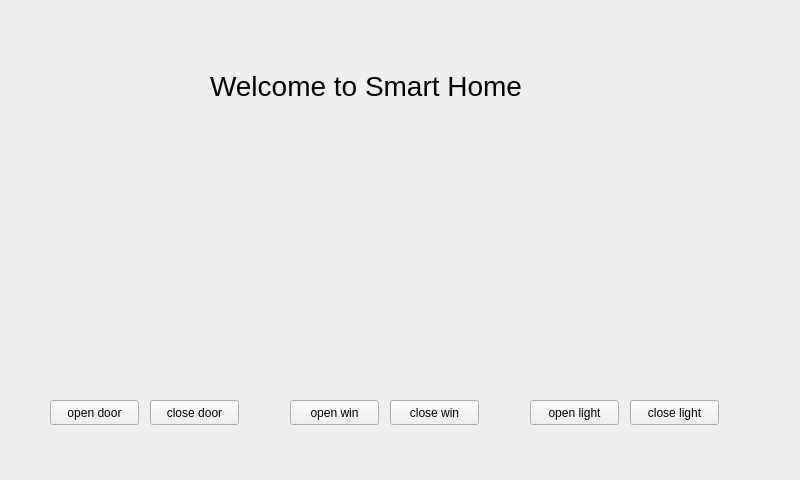
<?xml version="1.0" encoding="UTF-8"?>
<ui version="4.0">
 <class>MainWindow</class>
 <widget class="QMainWindow" name="MainWindow">
  <property name="geometry">
   <rect>
    <x>0</x>
    <y>0</y>
    <width>800</width>
    <height>480</height>
   </rect>
  </property>
  <property name="windowTitle">
   <string>MainWindow</string>
  </property>
  <widget class="QWidget" name="centralWidget">
   <widget class="QStackedWidget" name="stackedWidget">
    <property name="geometry">
     <rect>
      <x>0</x>
      <y>0</y>
      <width>800</width>
      <height>480</height>
     </rect>
    </property>
    <property name="currentIndex">
     <number>1</number>
    </property>
    <widget class="QWidget" name="page">
     <property name="styleSheet">
      <string notr="true">QWidget#page
{
   background-image:url(&quot;:/pic/背景.jpg&quot;)
}</string>
     </property>
     <widget class="QLineEdit" name="edit_user">
      <property name="geometry">
       <rect>
        <x>330</x>
        <y>190</y>
        <width>161</width>
        <height>31</height>
       </rect>
      </property>
     </widget>
     <widget class="QLineEdit" name="edit_pwd">
      <property name="geometry">
       <rect>
        <x>330</x>
        <y>260</y>
        <width>161</width>
        <height>31</height>
       </rect>
      </property>
      <property name="echoMode">
       <enum>QLineEdit::Password</enum>
      </property>
     </widget>
     <widget class="QLabel" name="title">
      <property name="geometry">
       <rect>
        <x>200</x>
        <y>50</y>
        <width>351</width>
        <height>71</height>
       </rect>
      </property>
      <property name="font">
       <font>
        <pointsize>21</pointsize>
       </font>
      </property>
      <property name="text">
       <string>Welcome to Smart Home</string>
      </property>
     </widget>
     <widget class="QLabel" name="user">
      <property name="geometry">
       <rect>
        <x>230</x>
        <y>190</y>
        <width>81</width>
        <height>31</height>
       </rect>
      </property>
      <property name="font">
       <font>
        <pointsize>14</pointsize>
       </font>
      </property>
      <property name="text">
       <string>user:</string>
      </property>
     </widget>
     <widget class="QLabel" name="password">
      <property name="geometry">
       <rect>
        <x>220</x>
        <y>260</y>
        <width>101</width>
        <height>31</height>
       </rect>
      </property>
      <property name="font">
       <font>
        <pointsize>14</pointsize>
       </font>
      </property>
      <property name="text">
       <string>password:</string>
      </property>
     </widget>
     <widget class="QPushButton" name="btn_login">
      <property name="geometry">
       <rect>
        <x>230</x>
        <y>350</y>
        <width>90</width>
        <height>30</height>
       </rect>
      </property>
      <property name="text">
       <string>login</string>
      </property>
     </widget>
     <widget class="QPushButton" name="btn_quit">
      <property name="geometry">
       <rect>
        <x>370</x>
        <y>350</y>
        <width>90</width>
        <height>30</height>
       </rect>
      </property>
      <property name="text">
       <string>quit</string>
      </property>
     </widget>
    </widget>
    <widget class="QWidget" name="page_2">
     <property name="styleSheet">
      <string notr="true">QWidget#page_2
{
   background-image:url(&quot;:/pic/绿色背景.jpg&quot;)
}</string>
     </property>
     <widget class="QLabel" name="title_2">
      <property name="geometry">
       <rect>
        <x>210</x>
        <y>50</y>
        <width>351</width>
        <height>71</height>
       </rect>
      </property>
      <property name="font">
       <font>
        <pointsize>21</pointsize>
       </font>
      </property>
      <property name="text">
       <string>Welcome to Smart Home</string>
      </property>
     </widget>
     <widget class="QLabel" name="lb_door">
      <property name="geometry">
       <rect>
        <x>70</x>
        <y>140</y>
        <width>161</width>
        <height>211</height>
       </rect>
      </property>
      <property name="text">
       <string/>
      </property>
      <property name="pixmap">
       <pixmap resource="res.qrc">:/pic/关门.jpg</pixmap>
      </property>
      <property name="scaledContents">
       <bool>true</bool>
      </property>
     </widget>
     <widget class="QLabel" name="lb_win">
      <property name="geometry">
       <rect>
        <x>300</x>
        <y>140</y>
        <width>161</width>
        <height>211</height>
       </rect>
      </property>
      <property name="text">
       <string/>
      </property>
      <property name="pixmap">
       <pixmap resource="res.qrc">:/pic/关窗.jpg</pixmap>
      </property>
      <property name="scaledContents">
       <bool>true</bool>
      </property>
     </widget>
     <widget class="QLabel" name="lb_light">
      <property name="geometry">
       <rect>
        <x>550</x>
        <y>140</y>
        <width>161</width>
        <height>211</height>
       </rect>
      </property>
      <property name="text">
       <string/>
      </property>
      <property name="pixmap">
       <pixmap resource="res.qrc">:/pic/关灯.jpg</pixmap>
      </property>
      <property name="scaledContents">
       <bool>true</bool>
      </property>
     </widget>
     <widget class="QPushButton" name="btnOpenDoor">
      <property name="geometry">
       <rect>
        <x>50</x>
        <y>400</y>
        <width>89</width>
        <height>25</height>
       </rect>
      </property>
      <property name="text">
       <string>open door</string>
      </property>
     </widget>
     <widget class="QPushButton" name="btnCloseDoor">
      <property name="geometry">
       <rect>
        <x>150</x>
        <y>400</y>
        <width>89</width>
        <height>25</height>
       </rect>
      </property>
      <property name="text">
       <string>close door</string>
      </property>
     </widget>
     <widget class="QPushButton" name="btnOpenWin">
      <property name="geometry">
       <rect>
        <x>290</x>
        <y>400</y>
        <width>89</width>
        <height>25</height>
       </rect>
      </property>
      <property name="text">
       <string>open win</string>
      </property>
     </widget>
     <widget class="QPushButton" name="btnCloseWin">
      <property name="geometry">
       <rect>
        <x>390</x>
        <y>400</y>
        <width>89</width>
        <height>25</height>
       </rect>
      </property>
      <property name="text">
       <string>close win</string>
      </property>
     </widget>
     <widget class="QPushButton" name="btnOpenLight">
      <property name="geometry">
       <rect>
        <x>530</x>
        <y>400</y>
        <width>89</width>
        <height>25</height>
       </rect>
      </property>
      <property name="text">
       <string>open light</string>
      </property>
     </widget>
     <widget class="QPushButton" name="btnCloseLight">
      <property name="geometry">
       <rect>
        <x>630</x>
        <y>400</y>
        <width>89</width>
        <height>25</height>
       </rect>
      </property>
      <property name="text">
       <string>close light</string>
      </property>
     </widget>
    </widget>
   </widget>
  </widget>
 </widget>
 <layoutdefault spacing="6" margin="11"/>
 <resources>
  <include location="res.qrc"/>
 </resources>
 <connections/>
</ui>
